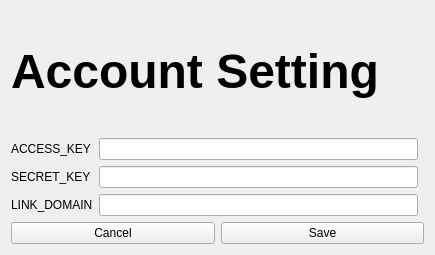
<?xml version="1.0" encoding="UTF-8"?>
<ui version="4.0">
 <class>Account</class>
 <widget class="QWidget" name="Account">
  <property name="geometry">
   <rect>
    <x>0</x>
    <y>0</y>
    <width>435</width>
    <height>255</height>
   </rect>
  </property>
  <property name="windowTitle">
   <string>Form</string>
  </property>
  <layout class="QGridLayout" name="gridLayout">
   <item row="5" column="0" colspan="2">
    <layout class="QHBoxLayout" name="horizontalLayout">
     <item>
      <widget class="QPushButton" name="cancel">
       <property name="styleSheet">
        <string notr="true">font: 15pt &quot;mononoki&quot;;</string>
       </property>
       <property name="text">
        <string>Cancel</string>
       </property>
      </widget>
     </item>
     <item>
      <widget class="QPushButton" name="Save">
       <property name="styleSheet">
        <string notr="true">font: 15pt &quot;mononoki&quot;;</string>
       </property>
       <property name="text">
        <string>Save</string>
       </property>
      </widget>
     </item>
    </layout>
   </item>
   <item row="3" column="0">
    <layout class="QGridLayout" name="gridLayout_2">
     <item row="0" column="0">
      <widget class="QLabel" name="ACCESS_KEY">
       <property name="styleSheet">
        <string notr="true">font: 15pt &quot;mononoki&quot;;</string>
       </property>
       <property name="text">
        <string>ACCESS_KEY</string>
       </property>
      </widget>
     </item>
     <item row="0" column="1">
      <widget class="QLineEdit" name="ACCESS_KEY_enter">
       <property name="text">
        <string/>
       </property>
      </widget>
     </item>
     <item row="1" column="0">
      <widget class="QLabel" name="SECRET_KEY">
       <property name="styleSheet">
        <string notr="true">font: 15pt &quot;mononoki&quot;;</string>
       </property>
       <property name="text">
        <string>SECRET_KEY</string>
       </property>
      </widget>
     </item>
     <item row="1" column="1">
      <widget class="QLineEdit" name="SECRET_KEY_enter">
       <property name="echoMode">
        <enum>QLineEdit::Password</enum>
       </property>
      </widget>
     </item>
     <item row="2" column="0">
      <widget class="QLabel" name="LINK_DOMAIN">
       <property name="styleSheet">
        <string notr="true">font: 15pt &quot;mononoki&quot;;</string>
       </property>
       <property name="text">
        <string>LINK_DOMAIN</string>
       </property>
      </widget>
     </item>
     <item row="2" column="1">
      <widget class="QLineEdit" name="LINK_DOMAIN_enter"/>
     </item>
    </layout>
   </item>
   <item row="0" column="0">
    <widget class="QLabel" name="Title">
     <property name="minimumSize">
      <size>
       <width>0</width>
       <height>51</height>
      </size>
     </property>
     <property name="font">
      <font>
       <pointsize>72</pointsize>
       <weight>50</weight>
       <italic>false</italic>
       <bold>false</bold>
      </font>
     </property>
     <property name="styleSheet">
      <string notr="true">font: 72pt;</string>
     </property>
     <property name="text">
      <string>&lt;html&gt;&lt;head/&gt;&lt;body&gt;&lt;p&gt;&lt;span style=&quot; font-size:36pt; font-weight:600;&quot;&gt;Account Setting&lt;/span&gt;&lt;/p&gt;&lt;/body&gt;&lt;/html&gt;</string>
     </property>
     <property name="alignment">
      <set>Qt::AlignLeading|Qt::AlignLeft|Qt::AlignVCenter</set>
     </property>
    </widget>
   </item>
  </layout>
 </widget>
 <resources/>
 <connections>
  <connection>
   <sender>cancel</sender>
   <signal>clicked()</signal>
   <receiver>Account</receiver>
   <slot>close()</slot>
   <hints>
    <hint type="sourcelabel">
     <x>114</x>
     <y>210</y>
    </hint>
    <hint type="destinationlabel">
     <x>217</x>
     <y>127</y>
    </hint>
   </hints>
  </connection>
 </connections>
</ui>
